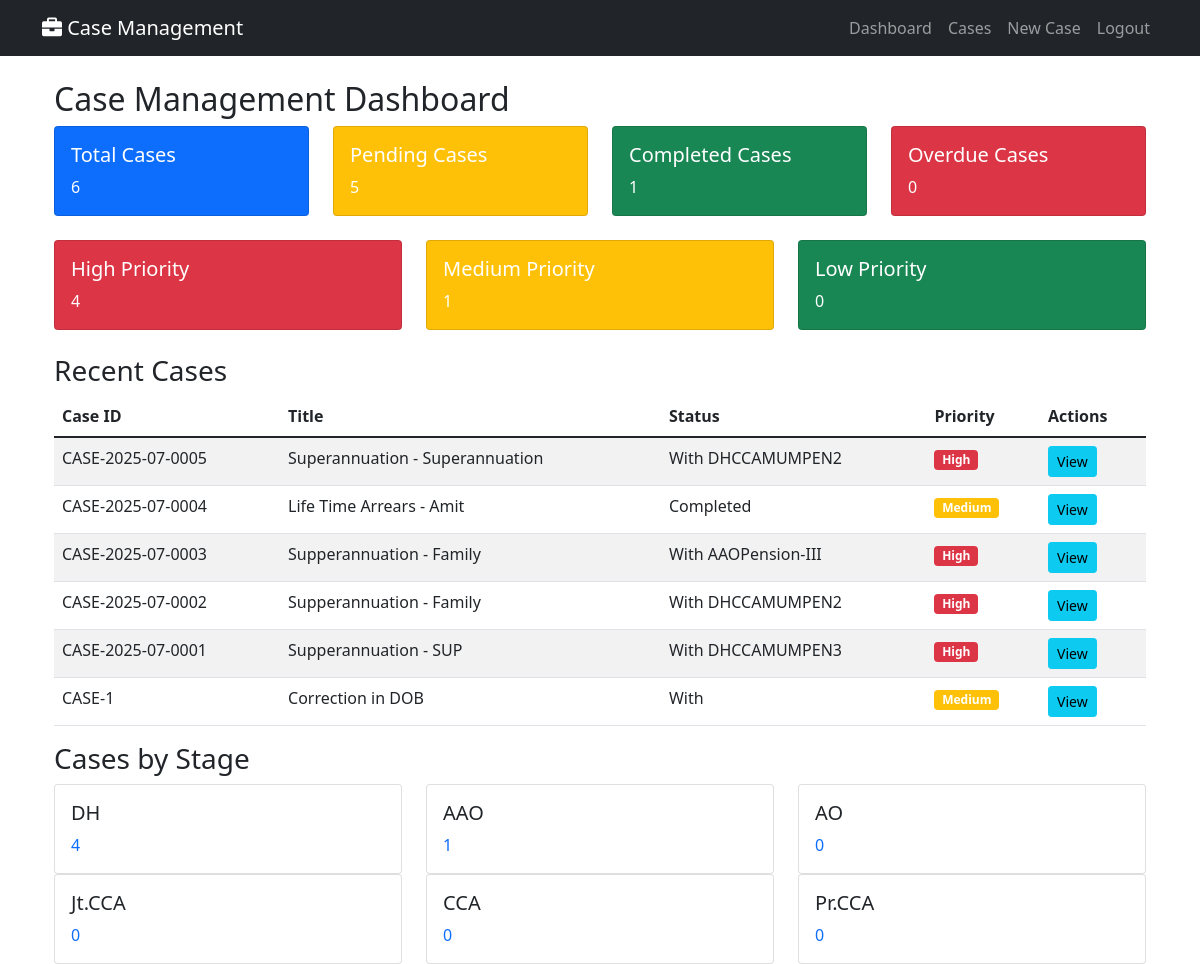
The app's page / (signed in), older data.
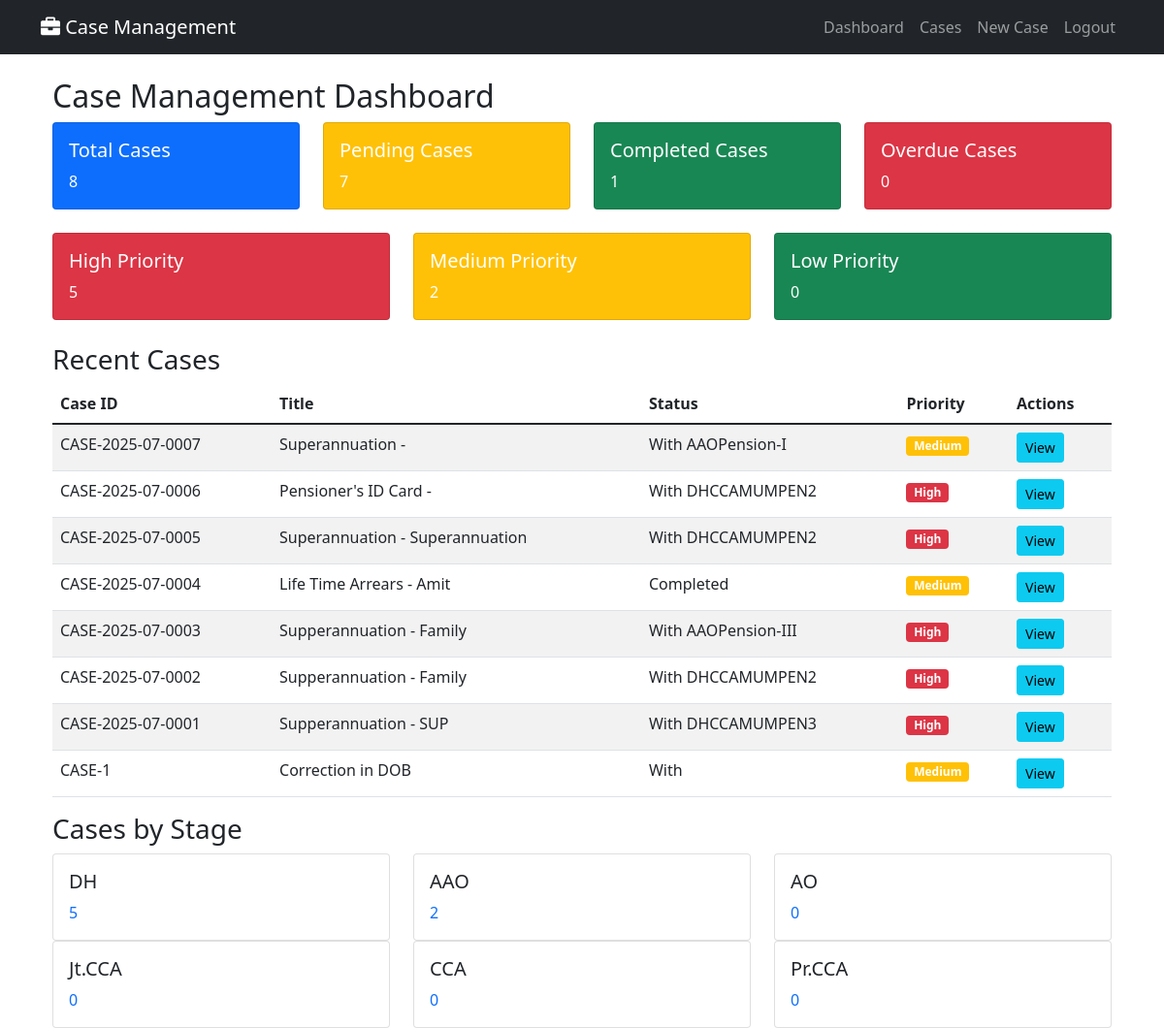
The same page, newer data.
### cases/models.py (models this page shows, shortened)
class Case(models.Model):
    PRIORITY_CHOICES = [
        ('High', 'High'),
        ('Medium', 'Medium'),
        ('Low', 'Low'),
    ]
    STATUS_COLORS = [
        ('Green', 'Green'),
        ('Orange', 'Orange'),
        ('Red', 'Red'),
        ('Blue', 'Blue'),
    ]
    MODE_OF_RECEIPT_CHOICES = [
        ('by_post', 'By Post'),
        ('by_hand', 'By Hand'),
        ('online', 'Online'),
        ('offline', 'Offline'),
        ('email', 'Email'),
        ('in_person', 'In Person'),
    ]
    TYPE_OF_CORRECTION_CHOICES = [
        ('change_of_address', 'Change Of Address'),
        ('change_dob_family', 'Change / Correction of DOB of Family Pensioner'),
        ('change_name', 'Change / Correction of Name of the Pensioner / Family Pensioner'),
        ('other', 'Other'),
    ]
    FRESH_COMPLIANCE_CHOICES = [
        ('fresh', 'Fresh Case'),
        ('compliance', 'Compliance'),
    ]
    TYPE_OF_EMPLOYEE_CHOICES = [
        ('MTNL_IDA', 'MTNL IDA'),
        ('MTNL_CDA', 'MTNL CDA'),
        ('DOT_CDA', 'DOT CDA'),
    ]
    TYPE_OF_PENSION_CHOICES = [
        ('MTNL-IDA', 'MTNL-IDA'),
        ('DOT-CDA', 'DOT-CDA'),
    ]
    TYPE_OF_PENSIONER_CHOICES = [
        ('Superannuation/VR', 'Superannuation / VR'),
        ('Family Pensioner', 'Family Pensioner'),
    ]
    case_id = models.CharField(max_length=50, unique=True, db_index=True)
    registration_date = models.DateTimeField(default=timezone.now)
    case_type = models.ForeignKey(CaseType, on_delete=models.CASCADE)
    sub_category = models.CharField(max_length=100)
    case_title = models.CharField(max_length=500)
    case_description = models.TextField()
    applicant_name = models.CharField(max_length=200)
    ppo_master = models.ForeignKey(PPOMaster, on_delete=models.SET_NULL, null=True, blank=True)
    priority = models.CharField(max_length=10, choices=PRIORITY_CHOICES, default='Medium')
    current_status = models.CharField(max_length=200)
    current_holder = models.ForeignKey(UserProfile, on_delete=models.CASCADE, related_name='current_cases')
    days_in_current_stage = models.IntegerField(default=0)
    total_days_pending = models.IntegerField(default=0)
    expected_completion = models.DateTimeField()
    actual_completion = models.DateTimeField(null=True, blank=True)
    status_color = models.CharField(max_length=10, choices=STATUS_COLORS, default='Green')
    is_completed = models.BooleanField(default=False)
    created_by = models.ForeignKey(User, on_delete=models.CASCADE, related_name='created_cases')
    last_updated_by = models.ForeignKey(User, on_delete=models.CASCADE, related_name='updated_cases')
    last_update_date = models.DateTimeField(auto_now=True)
    ppo_number = models.CharField(max_length=20, blank=True)
    name_pensioner = models.CharField(max_length=200, blank=True)
    mobile_number = models.CharField(max_length=15, blank=True)
    last_lc_done_date = models.DateField(null=True, blank=True)
    kyp_flag = models.BooleanField(default=False)
    mode_of_receipt = models.CharField(max_length=20, choices=MODE_OF_RECEIPT_CHOICES, blank=True)
    date_of_death = models.DateField(null=True, blank=True)
    name_claimant = models.CharField(max_length=200, blank=True)
    relationship = models.CharField(max_length=50, blank=True)
    service_book_enclosed = models.BooleanField(default=False)
    type_of_correction = models.CharField(max_length=30, choices=TYPE_OF_CORRECTION_CHOICES, blank=True)
    original_ppo_submitted = models.BooleanField(default=False)
    fresh_or_compliance = models.CharField(max_length=20, choices=FRESH_COMPLIANCE_CHOICES, blank=True)
    type_of_employee = models.CharField(max_length=20, choices=TYPE_OF_EMPLOYEE_CHOICES, blank=True)
    retiring_employee = models.ForeignKey('RetiringEmployee', on_delete=models.SET_NULL, null=True, blank=True)
    type_of_pension = models.CharField(max_length=20, choices=TYPE_OF_PENSION_CHOICES, blank=True)
    type_of_pensioner = models.CharField(max_length=30, choices=TYPE_OF_PENSIONER_CHOICES, blank=True)
    date_of_retirement = models.DateField(null=True, blank=True)  # For Superannuation, fetched but stored
    class Meta:
        ordering = ['-registration_date']

### cases/views.py (the view)
# urls.py: path('', views.dashboard, name='dashboard'),
@login_required
def dashboard(request):
    user_profile = get_object_or_404(UserProfile, user=request.user)
    my_cases = Case.objects.filter(current_holder=user_profile, is_completed=False)
    total_cases = Case.objects.count()
    pending_cases = Case.objects.filter(is_completed=False).count()
    completed_cases = Case.objects.filter(is_completed=True).count()
    overdue_cases = Case.objects.filter(
        is_completed=False,
        expected_completion__lt=timezone.now()
    ).count()
    high_priority = Case.objects.filter(priority='High', is_completed=False).count()
    medium_priority = Case.objects.filter(priority='Medium', is_completed=False).count()
    low_priority = Case.objects.filter(priority='Low', is_completed=False).count()
    recent_cases = Case.objects.all()[:10]
    stage_stats = {}
    if user_profile.role == 'ADMIN':
        for stage in ['DH', 'AAO', 'AO', 'Jt.CCA', 'CCA', 'Pr.CCA']:
            stage_stats[stage] = Case.objects.filter(
                current_holder__role=stage,
                is_completed=False
            ).count()
    unclaimed_death_cases = Case.objects.filter(case_type__name='Death Intimation', family_pension_claim__claim_status='pending')
    context = {
        'user_profile': user_profile,
        'my_cases': my_cases,
        'total_cases': total_cases,
        'pending_cases': pending_cases,
        'completed_cases': completed_cases,
        'overdue_cases': overdue_cases,
        'high_priority': high_priority,
        'medium_priority': medium_priority,
        'low_priority': low_priority,
        'recent_cases': recent_cases,
        'stage_stats': stage_stats,
        'unclaimed_death_cases': unclaimed_death_cases,
    }
    return render(request, 'cases/dashboard.html', context)

### templates/cases/dashboard.html (shortened to what the changed rows need)
{% extends 'base.html' %}
{% block content %}
<div class="container mt-4">
    <h2>Case Management Dashboard</h2>
    <div class="row mb-4">
        <div class="col-md-3">
            <div class="card text-white bg-primary">
                <div class="card-body">
                    <p class="card-text"><a href="{% url 'case_list' %}" class="text-white" style="text-decoration: none;">{{ total_cases }}</a></p>
                </div>
            </div>
        </div>
        <div class="col-md-3">
            <div class="card text-white bg-warning">
                <div class="card-body">
                    <p class="card-text"><a href="{% url 'case_list' %}?status=pending" class="text-white" style="text-decoration: none;">{{ pending_cases }}</a></p>
                </div>
            </div>
        </div>
    </div>
    <div class="row mb-4">
        <div class="col-md-4">
            <div class="card text-white bg-danger">
                <div class="card-body">
                    <p class="card-text"><a href="{% url 'case_list' %}?priority=High" class="text-white" style="text-decoration: none;">{{ high_priority }}</a></p>
                </div>
            </div>
        </div>
        <div class="col-md-4">
            <div class="card text-white bg-warning">
                <div class="card-body">
                    <p class="card-text"><a href="{% url 'case_list' %}?priority=Medium" class="text-white" style="text-decoration: none;">{{ medium_priority }}</a></p>
                </div>
            </div>
        </div>
    </div>
    <table class="table table-striped">
        <thead>
            <tr>
                <th>Case ID</th>
                <th>Title</th>
                <th>Status</th>
                <th>Priority</th>
                <th>Actions</th>
            </tr>
        </thead>
        <tbody>
            {% for case in recent_cases %}
            <tr>
                <td>{{ case.case_id }}</td>
                <td>{{ case.case_title }}</td>
                <td>{{ case.current_status }}</td>
                <td>
                    <span class="badge {% if case.priority == 'High' %}bg-danger{% elif case.priority == 'Medium' %}bg-warning{% else %}bg-success{% endif %}">
                        {{ case.priority }}
                    </span>
                </td>
                <td>
                    <a href="{% url 'case_detail' case.case_id %}" class="btn btn-sm btn-info">View</a>
                </td>
            </tr>
            {% empty %}
            <tr><td colspan="5">No recent cases.</td></tr>
            {% endfor %}
        </tbody>
    </table>
    {% if user_profile.role == 'ADMIN' %}
    <div class="row">
        {% for stage, count in stage_stats.items %}
        <div class="col-md-4">
            <div class="card">
                <div class="card-body">
                    <h5 class="card-title">{{ stage }}</h5>
                    <p class="card-text"><a href="{% url 'case_list' %}?stage={{ stage }}" style="text-decoration: none;">{{ count }}</a></p>
                </div>
            </div>
        </div>
        {% endfor %}
    </div>
    {% endif %}
</div>
{% endblock %}

Row changes from the older to the newer data that the page shows:
added Case: case_id "CASE-2025-07-0007", case_title "Superannuation -", current_status "With AAOPension-I", priority "Medium"
added Case: case_id "CASE-2025-07-0006", case_title "Pensioner's ID Card -", current_status "With DHCCAMUMPEN2", priority "High"
Text that changed along with them:
{{ total_cases }}: "6" → "8"
{{ pending_cases }}: "5" → "7"
{{ high_priority }}: "4" → "5"
{{ medium_priority }}: "1" → "2"
new list line: "DH 5"
new list line: "AAO 2"
list line gone: "DH 4"
list line gone: "AAO 1"
